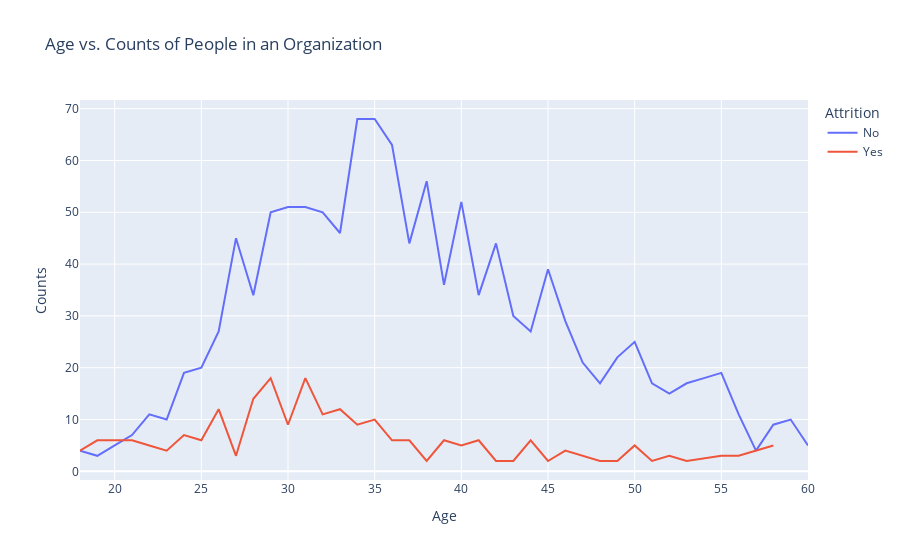

Source (notebook cell):
### Markdown cell above
#### How is attrition dependent on Age?

### Code cell
age_att=data.groupby(['Age','Attrition']).apply(lambda x:x['DailyRate'].count()).reset_index(name='Counts')
px.line(age_att,x='Age',y='Counts',color='Attrition',title='Age vs. Counts of People in an Organization')

### Figure 1 — Plotly figure (JSON) as saved in the notebook; plotly's stock layout.template omitted (floating-point values rounded to 4 significant figures)
{"data": [{"hovertemplate": "Attrition=No<br>Age=%{x}<br>Counts=%{y}<extra></extra>", "legendgroup": "No", "line": {"color": "#636efa", "dash": "solid"}, "marker": {"symbol": "circle"}, "mode": "lines", "name": "No", "orientation": "v", "showlegend": true, "type": "scatter", "x": [18, 19, 20, 21, 22, 23, 24, 25, 26, 27, 28, 29, 30, 31, 32, 33, 34, 35, 36, 37, 38, 39, 40, 41, 42, 43, 44, 45, 46, 47, 48, 49, 50, 51, 52, 53, 54, 55, 56, 57, 58, 59, 60], "xaxis": "x", "y": [4, 3, 5, 7, 11, 10, 19, 20, 27, 45, 34, 50, 51, 51, 50, 46, 68, 68, 63, 44, 56, 36, 52, 34, 44, 30, 27, 39, 29, 21, 17, 22, 25, 17, 15, 17, 18, 19, 11, 4, 9, 10, 5], "yaxis": "y"}, {"hovertemplate": "Attrition=Yes<br>Age=%{x}<br>Counts=%{y}<extra></extra>", "legendgroup": "Yes", "line": {"color": "#EF553B", "dash": "solid"}, "marker": {"symbol": "circle"}, "mode": "lines", "name": "Yes", "orientation": "v", "showlegend": true, "type": "scatter", "x": [18, 19, 20, 21, 22, 23, 24, 25, 26, 27, 28, 29, 30, 31, 32, 33, 34, 35, 36, 37, 38, 39, 40, 41, 42, 43, 44, 45, 46, 47, 48, 49, 50, 51, 52, 53, 55, 56, 58], "xaxis": "x", "y": [4, 6, 6, 6, 5, 4, 7, 6, 12, 3, 14, 18, 9, 18, 11, 12, 9, 10, 6, 6, 2, 6, 5, 6, 2, 2, 6, 2, 4, 3, 2, 2, 5, 2, 3, 2, 3, 3, 5], "yaxis": "y"}], "layout": {"legend": {"title": {"text": "Attrition"}, "tracegroupgap": 0}, "title": {"text": "Age vs. Counts of People in an Organization"}, "xaxis": {"anchor": "y", "domain": [0, 1], "title": {"text": "Age"}}, "yaxis": {"anchor": "x", "domain": [0, 1], "title": {"text": "Counts"}}}}
